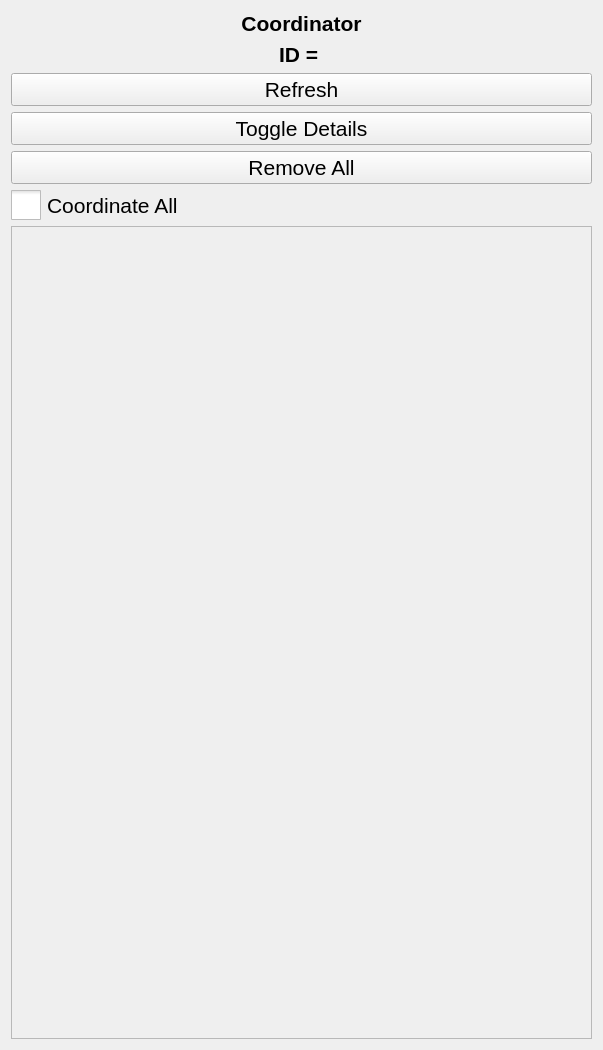
<?xml version="1.0" encoding="UTF-8"?>
<ui version="4.0">
 <class>Coordinator</class>
 <widget class="QWidget" name="Coordinator">
  <property name="geometry">
   <rect>
    <x>0</x>
    <y>0</y>
    <width>603</width>
    <height>1050</height>
   </rect>
  </property>
  <property name="font">
   <font>
    <pointsize>16</pointsize>
   </font>
  </property>
  <property name="windowTitle">
   <string>Form</string>
  </property>
  <layout class="QVBoxLayout" name="verticalLayout">
   <item>
    <widget class="QLabel" name="coordintor_title_label">
     <property name="sizePolicy">
      <sizepolicy hsizetype="Minimum" vsizetype="Preferred">
       <horstretch>0</horstretch>
       <verstretch>0</verstretch>
      </sizepolicy>
     </property>
     <property name="font">
      <font>
       <weight>75</weight>
       <bold>true</bold>
      </font>
     </property>
     <property name="text">
      <string>Coordinator</string>
     </property>
     <property name="alignment">
      <set>Qt::AlignCenter</set>
     </property>
    </widget>
   </item>
   <item>
    <widget class="QLabel" name="coordinator_id_label">
     <property name="sizePolicy">
      <sizepolicy hsizetype="Minimum" vsizetype="Preferred">
       <horstretch>0</horstretch>
       <verstretch>0</verstretch>
      </sizepolicy>
     </property>
     <property name="font">
      <font>
       <weight>75</weight>
       <bold>true</bold>
      </font>
     </property>
     <property name="text">
      <string>ID = </string>
     </property>
     <property name="alignment">
      <set>Qt::AlignCenter</set>
     </property>
    </widget>
   </item>
   <item>
    <widget class="QPushButton" name="refresh_button">
     <property name="text">
      <string>Refresh</string>
     </property>
    </widget>
   </item>
   <item>
    <widget class="QPushButton" name="toggle_details_button">
     <property name="text">
      <string>Toggle Details</string>
     </property>
    </widget>
   </item>
   <item>
    <widget class="QPushButton" name="delete_button">
     <property name="text">
      <string>Remove All</string>
     </property>
    </widget>
   </item>
   <item>
    <widget class="QCheckBox" name="coordinate_all_checkBox">
     <property name="font">
      <font>
       <pointsize>16</pointsize>
      </font>
     </property>
     <property name="styleSheet">
      <string notr="true">QCheckBox::indicator{ width:30px ; height:30px }</string>
     </property>
     <property name="text">
      <string>Coordinate All</string>
     </property>
     <property name="checked">
      <bool>false</bool>
     </property>
    </widget>
   </item>
   <item>
    <widget class="QScrollArea" name="coordinated_agents_scrollArea">
     <property name="sizePolicy">
      <sizepolicy hsizetype="MinimumExpanding" vsizetype="Expanding">
       <horstretch>0</horstretch>
       <verstretch>0</verstretch>
      </sizepolicy>
     </property>
     <property name="widgetResizable">
      <bool>true</bool>
     </property>
     <widget class="QWidget" name="coordinated_agents_scrollAreaWidgetContents">
      <property name="geometry">
       <rect>
        <x>0</x>
        <y>0</y>
        <width>565</width>
        <height>622</height>
       </rect>
      </property>
      <layout class="QVBoxLayout" name="verticalLayout_for_coordinatedAgentsScrollArea"/>
     </widget>
    </widget>
   </item>
  </layout>
 </widget>
 <resources/>
 <connections/>
</ui>
